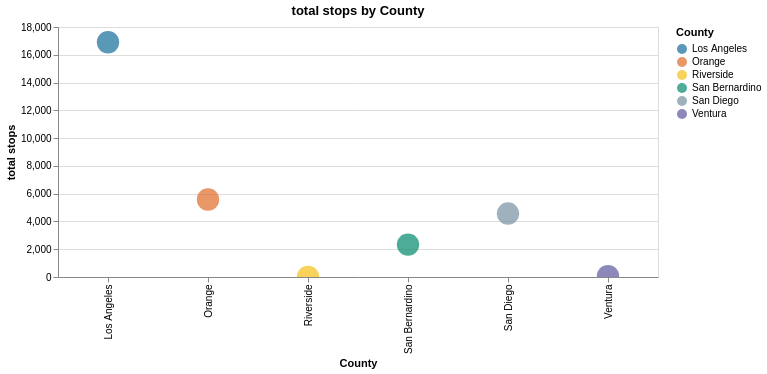
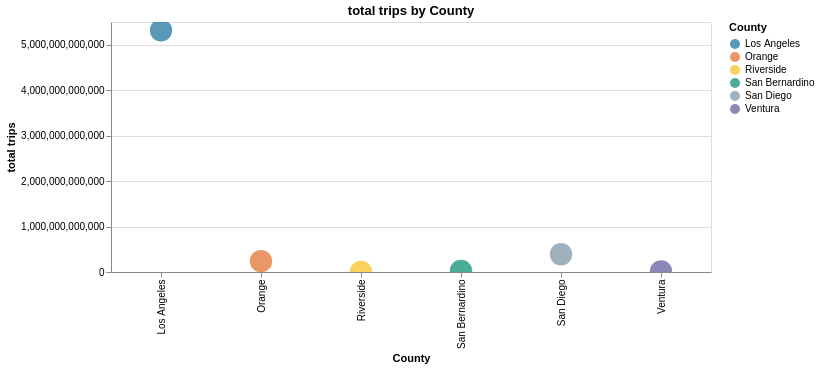
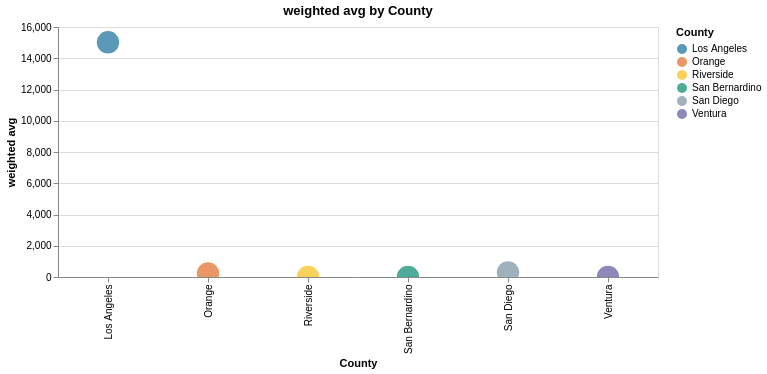

The cell these charts' notebook holds for them, in order:
### Code cell
charts(county_agg2, 'County')

### Figure 1 — Vega-Lite specification as saved in the notebook (floating-point values rounded to 4 significant figures)
{"config": {"view": {"continuousWidth": 400, "continuousHeight": 300}}, "data": {"name": "data-9af266d0695ae7c5e1474bd9ae788c2f"}, "mark": {"type": "circle", "size": 500}, "encoding": {"color": {"field": "County", "scale": {"range": ["#136C97", "#E16B26", "#F6BF16", "#00896B", "#7790A3", "#5B559C"]}, "type": "nominal"}, "tooltip": [{"field": "County", "type": "nominal"}, {"field": "total_stops", "type": "quantitative"}], "x": {"field": "County", "title": "County", "type": "nominal"}, "y": {"field": "total_stops", "title": "total stops", "type": "quantitative"}}, "height": 250, "selection": {"selector004": {"type": "interval", "bind": "scales", "encodings": ["x", "y"]}}, "title": "total stops by County", "width": 600, "$schema": "https://vega.github.io/schema/vega-lite/v4.17.0.json", "datasets": {"data-9af266d0695ae7c5e1474bd9ae788c2f": [{"County": "Los Angeles", "total_stops": 16903}, {"County": "Orange", "total_stops": 5581}, {"County": "Riverside", "total_stops": 5}, {"County": "San Bernardino", "total_stops": 2331}, {"County": "San Diego", "total_stops": 4569}, {"County": "Ventura", "total_stops": 55}]}}

### Figure 2 — Vega-Lite specification as saved in the notebook (floating-point values rounded to 4 significant figures)
{"config": {"view": {"continuousWidth": 400, "continuousHeight": 300}}, "data": {"name": "data-8afd5f0ad09ddbd98a0a498e1b54427c"}, "mark": {"type": "circle", "size": 500}, "encoding": {"color": {"field": "County", "scale": {"range": ["#136C97", "#E16B26", "#F6BF16", "#00896B", "#7790A3", "#5B559C"]}, "type": "nominal"}, "tooltip": [{"field": "County", "type": "nominal"}, {"field": "total_trips", "type": "quantitative"}], "x": {"field": "County", "title": "County", "type": "nominal"}, "y": {"field": "total_trips", "title": "total trips", "type": "quantitative"}}, "height": 250, "selection": {"selector005": {"type": "interval", "bind": "scales", "encodings": ["x", "y"]}}, "title": "total trips by County", "width": 600, "$schema": "https://vega.github.io/schema/vega-lite/v4.17.0.json", "datasets": {"data-8afd5f0ad09ddbd98a0a498e1b54427c": [{"County": "Los Angeles", "total_trips": 5316430995587}, {"County": "Orange", "total_trips": 239217387671}, {"County": "Riverside", "total_trips": 84197774}, {"County": "San Bernardino", "total_trips": 25322888430}, {"County": "San Diego", "total_trips": 389998394655}, {"County": "Ventura", "total_trips": 11153009667}]}}

### Figure 3 — Vega-Lite specification as saved in the notebook (floating-point values rounded to 4 significant figures)
{"config": {"view": {"continuousWidth": 400, "continuousHeight": 300}}, "data": {"name": "data-e354d1dc8ab4a928ff80f024657db30b"}, "mark": {"type": "circle", "size": 500}, "encoding": {"color": {"field": "County", "scale": {"range": ["#136C97", "#E16B26", "#F6BF16", "#00896B", "#7790A3", "#5B559C"]}, "type": "nominal"}, "tooltip": [{"field": "County", "type": "nominal"}, {"field": "weighted_avg", "type": "quantitative"}], "x": {"field": "County", "title": "County", "type": "nominal"}, "y": {"field": "weighted_avg", "title": "weighted avg", "type": "quantitative"}}, "height": 250, "selection": {"selector006": {"type": "interval", "bind": "scales", "encodings": ["x", "y"]}}, "title": "weighted avg by County", "width": 600, "$schema": "https://vega.github.io/schema/vega-lite/v4.17.0.json", "datasets": {"data-e354d1dc8ab4a928ff80f024657db30b": [{"County": "Los Angeles", "weighted_avg": 15020.0}, {"County": "Orange", "weighted_avg": 223.2}, {"County": "Riverside", "weighted_avg": 7.037e-05}, {"County": "San Bernardino", "weighted_avg": 9.867}, {"County": "San Diego", "weighted_avg": 297.9}, {"County": "Ventura", "weighted_avg": 0.1025}]}}
